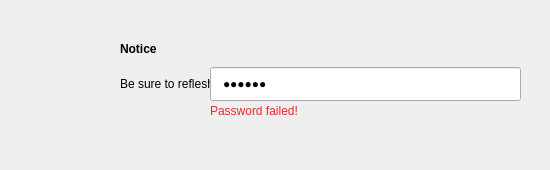
<?xml version="1.0" encoding="UTF-8"?>
<ui version="4.0">
 <class>pltnotice</class>
 <widget class="QDialog" name="pltnotice">
  <property name="geometry">
   <rect>
    <x>0</x>
    <y>0</y>
    <width>550</width>
    <height>170</height>
   </rect>
  </property>
  <property name="windowTitle">
   <string>Dialog</string>
  </property>
  <property name="windowOpacity">
   <double>1.000000000000000</double>
  </property>
  <property name="styleSheet">
   <string notr="true">#widget
{
	background-image: url(:/bit/image/popup_box_w550.png);
	background-color: rgba(245, 245, 245,0);
}</string>
  </property>
  <property name="pltdismode" stdset="0">
   <string>night</string>
  </property>
  <widget class="QWidget" name="widget_2" native="true">
   <property name="geometry">
    <rect>
     <x>0</x>
     <y>0</y>
     <width>550</width>
     <height>170</height>
    </rect>
   </property>
   <property name="cursor">
    <cursorShape>BlankCursor</cursorShape>
   </property>
   <property name="styleSheet">
    <string notr="true">QLabel
{
background-color:transparent;
}
#pltnotice[pltdismode=&quot;night&quot;] #widget_2
{	
background-color: rgb(243, 212, 161);
border-radius:5px;
}
#pltnotice[pltdismode=&quot;indoor&quot;] #widget_2
{	
background-color: rgb(245, 245, 245);
border-radius:5px;
}
</string>
   </property>
   <widget class="QPushButton" name="pushButtoncancel">
    <property name="geometry">
     <rect>
      <x>358</x>
      <y>118</y>
      <width>80</width>
      <height>30</height>
     </rect>
    </property>
    <property name="font">
     <font>
      <family>Arial</family>
      <pointsize>13</pointsize>
     </font>
    </property>
    <property name="layoutDirection">
     <enum>Qt::LeftToRight</enum>
    </property>
    <property name="styleSheet">
     <string notr="true">#pltnotice[pltdismode=&quot;indoor&quot;] QPushButton
{
	background-image: url(:/bit/image/btn_cancel_w80_nor.png);
}
#pltnotice[pltdismode=&quot;indoor&quot;] QPushButton:pressed
{	
	background-image: url(:/bit/image/btn_cancel_w80_click.png);
}

#pltnotice[pltdismode=&quot;night&quot;] QPushButton
{
	background-image: url(:/bit/image/cancel-normal_night.png);
}
#pltnotice[pltdismode=&quot;night&quot;] QPushButton:pressed
{	
	background-image: url(:/bit/image/cancel-click_night.png);
}

QPushButton { border-style: flat;}
</string>
    </property>
    <property name="text">
     <string/>
    </property>
    <property name="flat">
     <bool>true</bool>
    </property>
   </widget>
   <widget class="QLabel" name="Warning">
    <property name="geometry">
     <rect>
      <x>120</x>
      <y>73</y>
      <width>411</width>
      <height>22</height>
     </rect>
    </property>
    <property name="styleSheet">
     <string notr="true">font:75 18px &quot;Arial&quot;;</string>
    </property>
    <property name="text">
     <string>Be sure to reflesh current states to &quot;User&quot;?  </string>
    </property>
   </widget>
   <widget class="QLabel" name="Title">
    <property name="geometry">
     <rect>
      <x>120</x>
      <y>38</y>
      <width>311</width>
      <height>22</height>
     </rect>
    </property>
    <property name="styleSheet">
     <string notr="true">font:75 20px &quot;Arial&quot;;
font-weight:bold;</string>
    </property>
    <property name="text">
     <string>Notice</string>
    </property>
   </widget>
   <widget class="QLabel" name="label">
    <property name="geometry">
     <rect>
      <x>44</x>
      <y>37</y>
      <width>60</width>
      <height>60</height>
     </rect>
    </property>
    <property name="styleSheet">
     <string notr="true">#pltnotice[pltdismode=&quot;indoor&quot;] QLabel
{
	border-image: url(:/bit/image/notice.png);
}
#pltnotice[pltdismode=&quot;night&quot;] QLabel
{	
	border-image: url(:/bit/image/icn_notice_night.png);
}</string>
    </property>
    <property name="text">
     <string/>
    </property>
   </widget>
   <widget class="QPushButton" name="pushButtonok">
    <property name="geometry">
     <rect>
      <x>440</x>
      <y>118</y>
      <width>80</width>
      <height>30</height>
     </rect>
    </property>
    <property name="font">
     <font>
      <family>Arial</family>
      <pointsize>13</pointsize>
     </font>
    </property>
    <property name="styleSheet">
     <string notr="true">#pltnotice[pltdismode=&quot;indoor&quot;] QPushButton
{
	background-image: url(:/bit/image/btn_ok_w80_nor.png);
}
#pltnotice[pltdismode=&quot;indoor&quot;] QPushButton:pressed
{	
	background-image: url(:/bit/image/btn_ok_w80_click.png);
}

#pltnotice[pltdismode=&quot;night&quot;] QPushButton
{
	background-image: url(:/bit/image/oK-normal_night.png);
}
#pltnotice[pltdismode=&quot;night&quot;] QPushButton:pressed
{	
	background-image: url(:/bit/image/oK-click_night.png);
}
QPushButton { border-style: flat;}
</string>
    </property>
    <property name="text">
     <string/>
    </property>
    <property name="flat">
     <bool>true</bool>
    </property>
   </widget>
   <widget class="QLabel" name="label_2">
    <property name="geometry">
     <rect>
      <x>210</x>
      <y>102</y>
      <width>151</width>
      <height>17</height>
     </rect>
    </property>
    <property name="styleSheet">
     <string notr="true">color: rgb(239, 41, 41);</string>
    </property>
    <property name="text">
     <string>Password failed!</string>
    </property>
   </widget>
   <widget class="QLineEdit" name="lineEdit">
    <property name="geometry">
     <rect>
      <x>210</x>
      <y>67</y>
      <width>311</width>
      <height>34</height>
     </rect>
    </property>
    <property name="cursor">
     <cursorShape>BlankCursor</cursorShape>
    </property>
    <property name="styleSheet">
     <string notr="true">#pltnotice[pltdismode=&quot;indoor&quot;] #lineEdit
{	
background-color: white;
color:black;
}
#pltnotice[pltdismode=&quot;night&quot;] #lineEdit
{	
background-color: rgb(243, 212, 161);
color:rgba(0, 42, 93, 1)
}
QLineEdit
{
padding-left:10px;text-align:left;
}</string>
    </property>
    <property name="text">
     <string>123456</string>
    </property>
    <property name="maxLength">
     <number>51</number>
    </property>
    <property name="echoMode">
     <enum>QLineEdit::Password</enum>
    </property>
    <property name="alignment">
     <set>Qt::AlignLeading|Qt::AlignLeft|Qt::AlignVCenter</set>
    </property>
   </widget>
   <widget class="QPushButton" name="pushButton">
    <property name="geometry">
     <rect>
      <x>480</x>
      <y>73</y>
      <width>33</width>
      <height>22</height>
     </rect>
    </property>
    <property name="styleSheet">
     <string notr="true">#pltnotice[pltdismode=&quot;night&quot;] QPushButton
{
	border-image: url(:/bit/image/eyeclose_night.png);
}
QPushButton{border: none;}</string>
    </property>
    <property name="text">
     <string/>
    </property>
    <property name="flat">
     <bool>true</bool>
    </property>
   </widget>
  </widget>
 </widget>
 <resources/>
 <connections/>
</ui>
